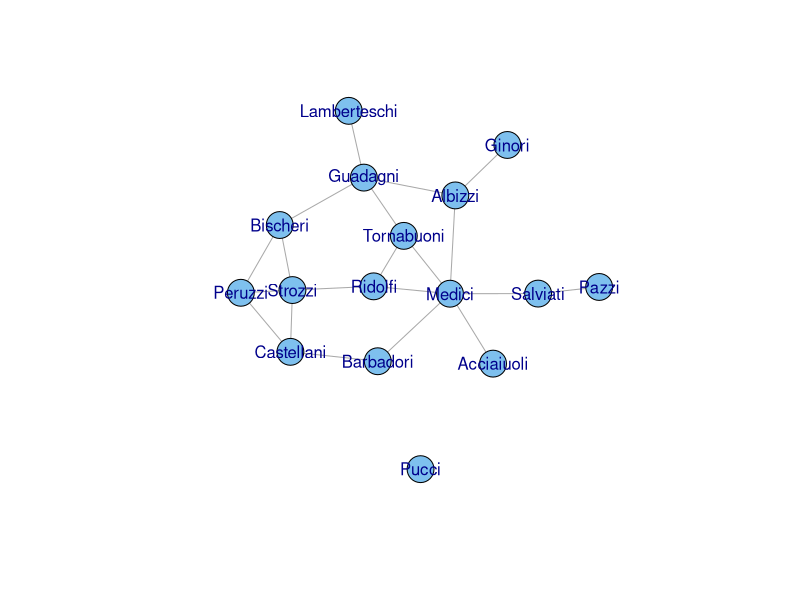
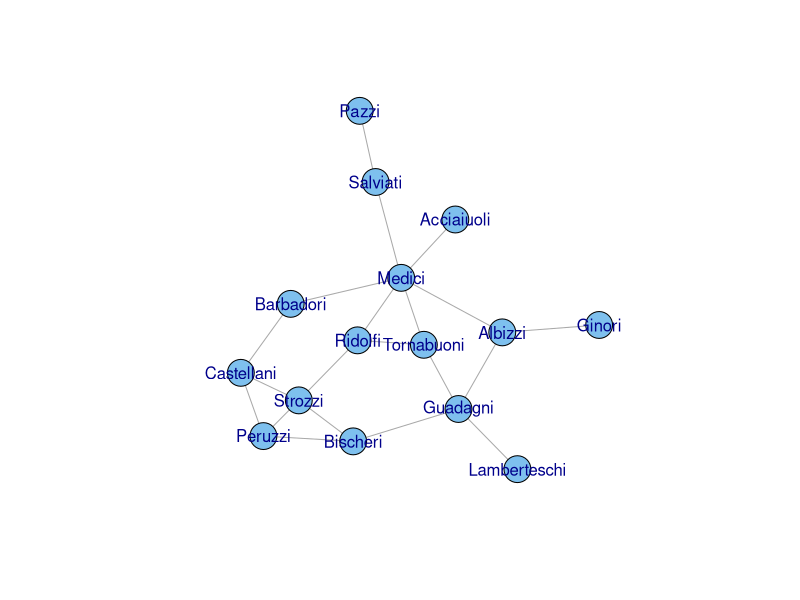
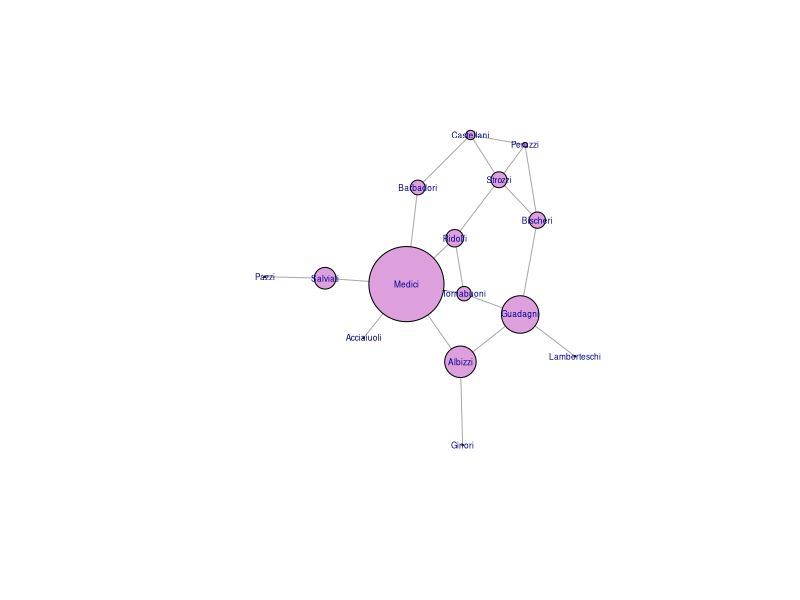
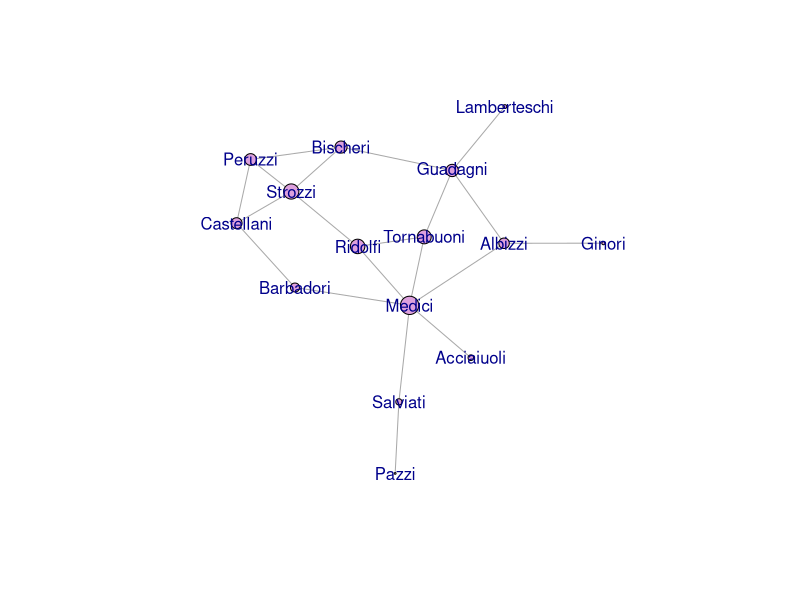
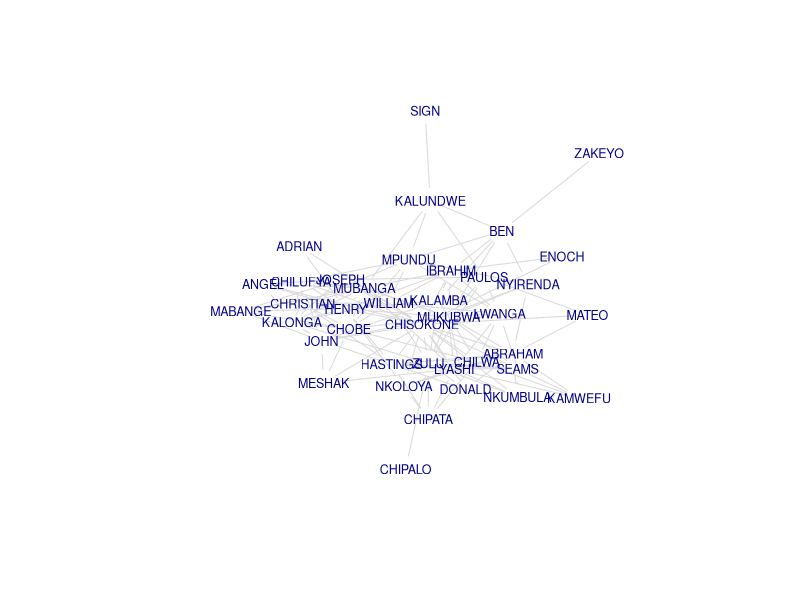
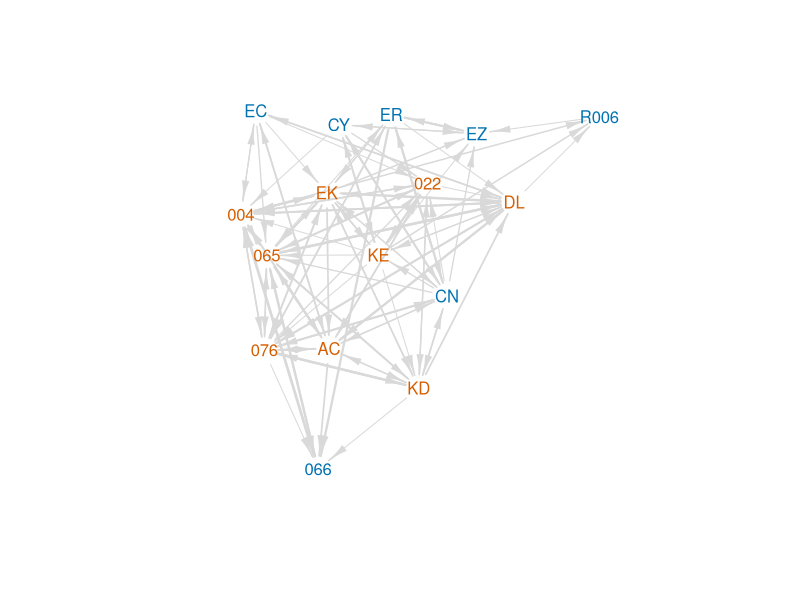
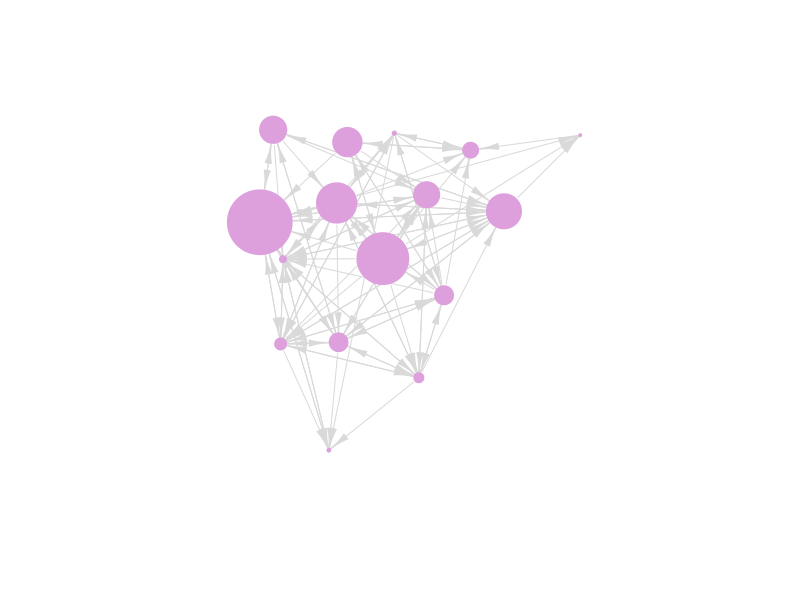

Source code (R) for these figures, in order:
## ---- chunk 1
knitr::opts_chunk$set(echo = TRUE)
## ---- chunk 2
require(igraph)
flo <- read.table("../data/flo.txt", 
                  header=TRUE, row.names=1)
gflo <- graph.adjacency(as.matrix(flo), mode="undirected")
gflo
## ---- chunk 3
plot(gflo, vertex.color="skyblue2",vertex.label.family="Helvetica")
## ---- chunk 4
is.connected(gflo)
clusters(gflo)
## ---- chunk 5
gflo1 <- decompose.graph(gflo)[[1]]
## could also do this: gflo1 <- induced_subgraph(gflo, subcomponent(gflo,1))
is.connected(gflo1)
plot(gflo1, vertex.color="skyblue2",vertex.label.family="Helvetica")
## ---- chunk 6
## note we're working with the matrix, not the graph object here
n <- dim(flo)[1]
2*sum(apply(flo,1,sum)/2)/(n*(n-1))
## ---- chunk 7
n <- n-1
2*sum(apply(flo,1,sum)/2)/(n*(n-1))
graph.density(gflo1)
## ---- chunk 8
infocentral <- function(X){
  ## assumes binary relation
  k <- dim(X)[1]
  A <- matrix(as.numeric(!X),nr=k,nc=k)
  diag(A) <- apply(X,1,sum)+1
  C <- solve(A)
  T <- sum(diag(C))
  R <- apply(C,1,sum)[1]
  ic <- 1/(diag(C) + (T - 2*R)/k)
  return(ic)
}
## ---- chunk 9
# need a matrix
# remove Pucci
flo1 <- flo[-12,-12]
ic <- infocentral(flo1)
CP <- abs(bonpow(gflo1))
CE <- eigen_centrality(gflo1)$vector

flo_measures <- cbind(CD=degree(gflo1),
                CB=round(betweenness(gflo1),1),
                CC=round(closeness(gflo1),2),
                CI=round(ic,2),
                CP=round(CP,2),
                CE=round(CE,2))
              
dimnames(flo_measures)[[1]] <- dimnames(flo1)[[1]]
flo_measures
## ---- chunk 10
plot(gflo1, vertex.color="plum", vertex.size=flo_measures[,"CB"]+1, vertex.label.family="Helvetica", vertex.label.cex=0.5)
## ---- chunk 11
## correlation matrix of the centralities
cor(flo_measures)
## vertex size proportional to eigenvalue centrality
plot(gflo1, vertex.size=flo_measures[,"CE"]*10, vertex.color="plum",
     vertex.label.family="Helvetica")
## ---- chunk 12
A <- as.matrix(read.table("../data/kapferer-tailorshop1.txt", 
                          header=TRUE, row.names=1))
G <- graph.adjacency(A, mode="undirected", diag=FALSE)
plot(G,vertex.shape="none", vertex.label.cex=0.75, 
     vertex.label.family="Helvetica", edge.color=grey(0.85))
## ---- chunk 13
c <- infocentral(A)
CP <- abs(bonpow(G))
CE <- eigen_centrality(G)$vector

kap_measures <- cbind(CD=degree(G),
                CB=round(betweenness(G),1),
                CC=round(closeness(G),2),
                CI=round(c,2),
                CP=round(CP,2),
                CE=round(CE,2))
dimnames(kap_measures)[[1]] <- dimnames(A)[[1]]
kap_measures
cor(kap_measures)
## ---- chunk 14
rhesus <- read.table("../data/sade1.txt", skip=1, header=FALSE)
rhesus <- as.matrix(rhesus)
rhesus
nms <- c("066", "R006", "CN", "ER", "CY", "EC", "EZ", "004", "065", "022", "076", "AC", "EK", "DL", "KD", "KE")
sex <- c(rep("M",7), rep("F",9))
dimnames(rhesus)[[1]] <- nms
dimnames(rhesus)[[2]] <- nms
grhesus <- graph.adjacency(rhesus, weighted=TRUE)
V(grhesus)$sex <- sex

rhesus.layout <- layout.kamada.kawai(grhesus)
plot(grhesus, 
     edge.width=log10(E(grhesus)$weight)+1, 
     edge.arrow.width=0.5,
     edge.color=grey(0.85),
     vertex.shape="none",
     vertex.label=V(grhesus)$name, 
     vertex.label.family="Helvetica",
     vertex.label.color=as.numeric(V(grhesus)$sex=="F")+5, 
     layout=rhesus.layout)
## ---- chunk 15
c <- infocentral(rhesus)
CP <- abs(bonpow(grhesus))
CE <- eigen_centrality(grhesus)$vector

rh_measures <- cbind(CD=degree(grhesus),
               CB=round(betweenness(grhesus),1),
               CC=round(closeness(grhesus),2),
               CI=round(c,2),
                CP=round(CP,2),
                CE=round(CE,2))
dimnames(rh_measures)[[1]] <- nms
rh_measures
cor(rh_measures)
## ---- chunk 16
plot(grhesus, edge.arrow.width=0.5, 
     edge.color=grey(0.85),
     vertex.size=rh_measures[,"CB"]/1.5, 
     vertex.color="plum", 
     vertex.frame.color="plum",
     vertex.label=NA, 
     layout=rhesus.layout)
